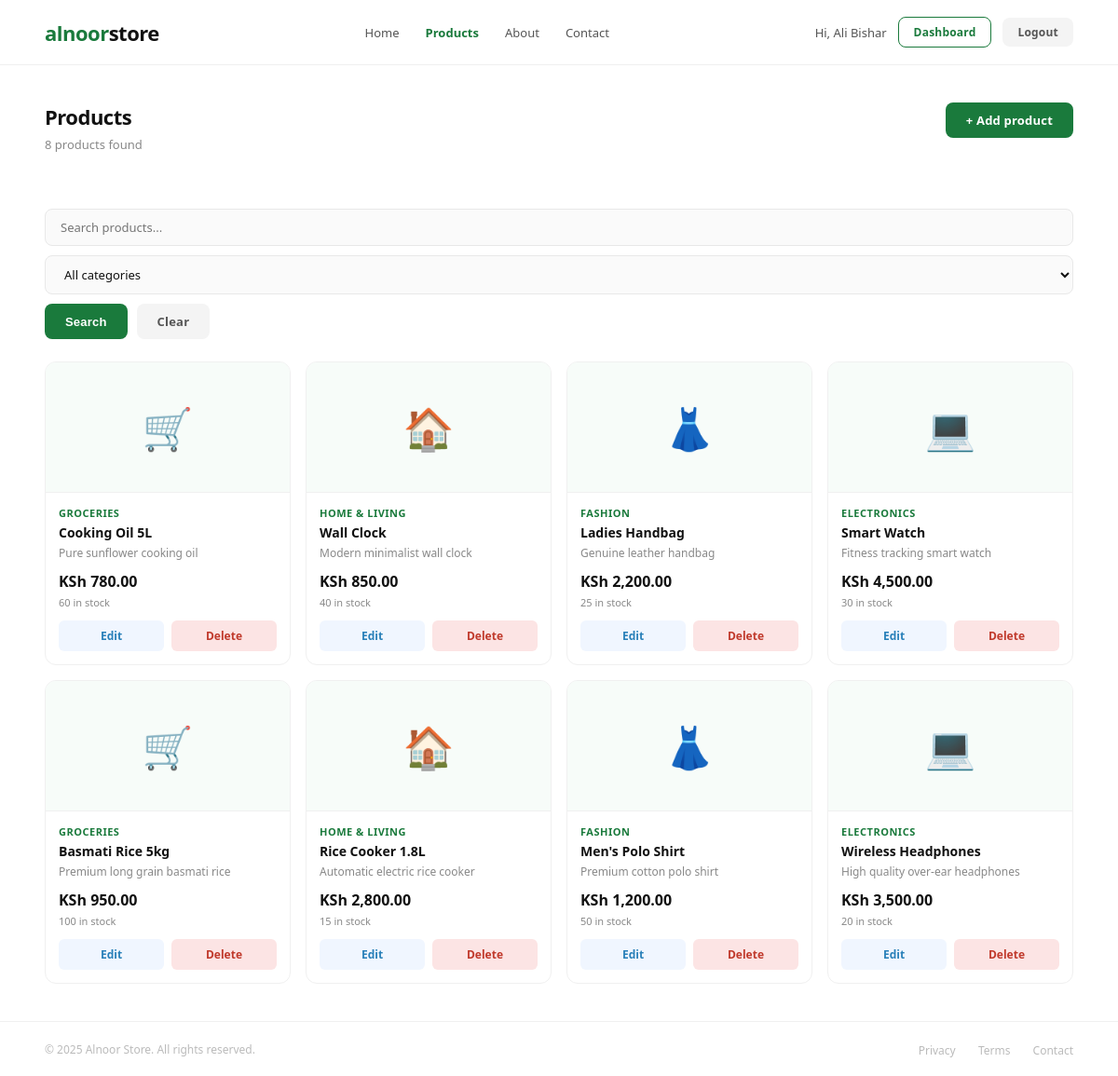
The page /products/index.php (signed in) on the database its author committed.
### tables this page shows
CREATE TABLE IF NOT EXISTS `products` (
    `id`          INT PRIMARY KEY AUTO_INCREMENT,
    `name`        VARCHAR(150) NOT NULL,
    `description` TEXT,
    `price`       DECIMAL(10,2) NOT NULL,
    `category`    VARCHAR(100),
    `image`       VARCHAR(255),
    `stock`       INT DEFAULT 0,
    `created_at`  TIMESTAMP DEFAULT CURRENT_TIMESTAMP
);

### products/index.php (the view, shortened to what this page needs)
<?php
require_once __DIR__ . '/../includes/db.php';
$search   = isset($_GET['search']) ? htmlspecialchars(trim($_GET['search'])) : '';
$where = "WHERE 1=1";
$products   = mysqli_query($conn, "SELECT * FROM products $where ORDER BY id DESC");
$total      = mysqli_num_rows($products);
?>
<?php require_once __DIR__ . '/../includes/header.php'; ?>
<div class="products-page">
    <div class="page-header">
        <div>
            <div class="page-title">Products</div>
            <div class="page-subtitle">
                <?php echo $total; ?> product<?php echo $total !== 1 ? 's' : ''; ?> found
            </div>
        </div>
        <?php if($_SESSION['user_role'] === 'admin'): ?>
            <a href="add.php" class="btn btn-primary">+ Add product</a>
        <?php endif; ?>
    </div>
    <form method="GET" action="index.php">
        <div class="search-bar">
            <input type="text" name="search"
                   placeholder="Search products..."
                   value="<?php echo $search; ?>">
            <select name="category">
                <option value="">All categories</option>
            </select>
            <button type="submit" class="btn btn-primary">Search</button>
            <a href="index.php" class="btn btn-gray">Clear</a>
        </div>
    </form>
    <div class="products-grid">
        <?php
        $icons = [
            'Electronics'   => '💻',
            'Fashion'       => '👗',
            'Home & Living' => '🏠',
            'Groceries'     => '🛒',
        ];
        if(mysqli_num_rows($products) > 0):
            while($product = mysqli_fetch_assoc($products)):
                $icon = $icons[$product['category']] ?? '📦';
        ?>
            <div class="product-card">
                <div class="product-image"><?php echo $icon; ?></div>
                <div class="product-body">
                    <div class="product-category">
                        <?php echo htmlspecialchars($product['category']); ?>
                    </div>
                    <div class="product-name">
                        <?php echo htmlspecialchars($product['name']); ?>
                    </div>
                    <div class="product-desc">
                        <?php echo htmlspecialchars($product['description']); ?>
                    </div>
                    <div class="product-price">
                        KSh <?php echo number_format($product['price'], 2); ?>
                    </div>
                    <div class="product-stock">
                        <?php echo $product['stock']; ?> in stock
                    </div>
                    <?php if($_SESSION['user_role'] === 'admin'): ?>
                        <div class="product-actions">
                            <a href="edit.php?id=<?php echo $product['id']; ?>"
                               class="btn-edit">Edit</a>
                            <a href="delete.php?id=<?php echo $product['id']; ?>"
                               class="btn-delete"
                               onclick="return confirm('Delete this product?')">Delete</a>
                        </div>
                    <?php endif; ?>
                </div>
            </div>
        <?php
            endwhile;
        endif; ?>
    </div>
</div>
<footer>
    <p>© 2025 Alnoor Store. All rights reserved.</p>
    <nav>
        <a href="#">Privacy</a>
        <a href="#">Terms</a>
        <a href="#">Contact</a>
    </nav>
</footer>
</body>
</html>

### css/style.css (style rules this page uses)
* { margin: 0; padding: 0; box-sizing: border-box; }
body { font-family: 'Segoe UI', sans-serif; background: #ffffff; color: #111; min-height: 100vh; display: flex; flex-direction: column; }
.btn { display: inline-block; padding: 10px 22px; border-radius: 8px; font-size: 13px; font-weight: 600; text-decoration: none; cursor: pointer; border: none; transition: all 0.2s; letter-spacing: 0.2px; }
.btn-primary { background: #1a7a3c; color: #fff; }
.btn-gray { background: #f4f4f4; color: #555; }
input, select, textarea { width: 100%; padding: 12px 16px; border: 1.5px solid #e8e8e8; border-radius: 8px; font-size: 14px; color: #111; background: #fafafa; transition: all 0.2s; font-family: 'Segoe UI', sans-serif; }
.page-title { font-size: 22px; font-weight: 700; color: #111; letter-spacing: -0.5px; margin-bottom: 6px; }
.page-subtitle { font-size: 13px; color: #888; margin-bottom: 32px; }
footer { padding: 18px 48px; border-top: 1px solid #f0f0f0; display: flex; justify-content: space-between; align-items: center; }
footer p { font-size: 12px; color: #bbb; }
footer nav a { font-size: 12px; color: #bbb; text-decoration: none; margin-left: 20px; }

### products/index.php (style rules this page uses)
.products-page { flex: 1; padding: 40px 48px; }
.page-header { display: flex; justify-content: space-between; align-items: flex-start; margin-bottom: 28px; }
.search-bar { display: flex; gap: 10px; margin-bottom: 24px; flex-wrap: wrap; }
.search-bar input, .search-bar select { padding: 10px 16px; border: 1.5px solid #e8e8e8; border-radius: 8px; font-size: 13px; color: #111; background: #fafafa; transition: all 0.2s; font-family: 'Segoe UI', sans-serif; }
.search-bar input { flex: 1; min-width: 200px; }
.products-grid { display: grid; grid-template-columns: repeat(4, 1fr); gap: 16px; }
.product-card { border: 1.5px solid #f0f0f0; border-radius: 12px; overflow: hidden; transition: all 0.2s; }
.product-image { background: #f7fcf9; height: 140px; display: flex; align-items: center; justify-content: center; font-size: 44px; border-bottom: 1px solid #f0f0f0; }
.product-body { padding: 14px; }
.product-category { font-size: 11px; color: #1a7a3c; font-weight: 600; text-transform: uppercase; letter-spacing: 0.5px; margin-bottom: 4px; }
.product-name { font-size: 14px; font-weight: 600; color: #111; margin-bottom: 4px; }
.product-desc { font-size: 12px; color: #888; margin-bottom: 10px; line-height: 1.5; }
.product-price { font-size: 16px; font-weight: 700; color: #111; margin-bottom: 4px; }
.product-stock { font-size: 11px; color: #888; margin-bottom: 12px; }
.product-actions { display: flex; gap: 8px; }
.product-actions a { flex: 1; text-align: center; padding: 8px; border-radius: 6px; font-size: 12px; font-weight: 600; text-decoration: none; transition: all 0.2s; }
.btn-edit { background: #f0f6ff; color: #2980b9; }
.btn-delete { background: #fce4e4; color: #c0392b; }

### rows shown on the page
products: category "🛒", category "GROCERIES", name "Cooking Oil 5L", description "Pure sunflower cooking oil", price "780.00", stock "60"
products: category "🏠", category "HOME & LIVING", name "Wall Clock", description "Modern minimalist wall clock", price "850.00", stock "40"
products: category "👗", category "FASHION", name "Ladies Handbag", description "Genuine leather handbag", price "2,200.00", stock "25"
products: category "💻", category "ELECTRONICS", name "Smart Watch", description "Fitness tracking smart watch", price "4,500.00", stock "30"
products: category "🛒", category "GROCERIES", name "Basmati Rice 5kg", description "Premium long grain basmati rice", price "950.00", stock "100"
products: category "🏠", category "HOME & LIVING", name "Rice Cooker 1.8L", description "Automatic electric rice cooker", price "2,800.00", stock "15"
products: category "👗", category "FASHION", name "Men's Polo Shirt", description "Premium cotton polo shirt", price "1,200.00", stock "50"
products: category "💻", category "ELECTRONICS", name "Wireless Headphones", description "High quality over-ear headphones", price "3,500.00", stock "20"

### other values the page prints
$_SESSION['user_name'] "Ali Bishar"
$total "8"
